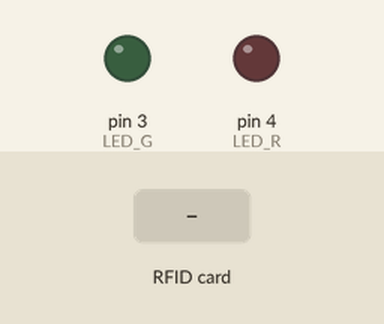
Bench run of a sketch on a simulated Arduino Mega 2560, built with avr-gcc and run on an emulated ATmega2560. On the bench: output pins drawn as LEDs (lit = HIGH). Inputs (shaded band) come from the test bench. Pins used as bus, display or sensor lines are not drawn.

Above: at 1.2 s.
1.3 s: RFID card D6 80 DB 1A held to the reader
At 2.3 s:
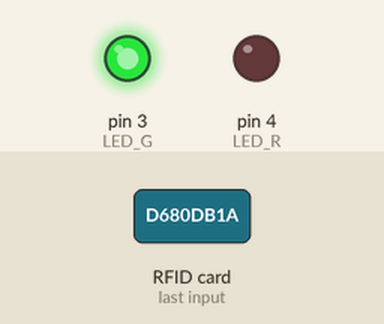
Timing chart, 0 to 7.8 s (numbered marks = the images above; inputs shaded):
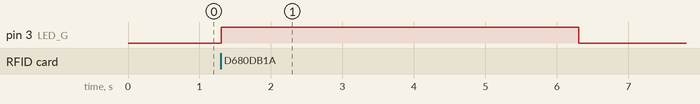

Measured:
- after the input at 1.3 s, pin 3 (LED_G): LOW → HIGH at once, → LOW 5.0 s later

The sketch:

rfid_payment.ino
```cpp
#include <SPI.h>
#include <MFRC522.h>
 //SCK to 13 MOSI to 11 MISO 12
#define SS_PIN 53 //SDA
#define RST_PIN 5
#define LED_G 3 //define green LED pin
#define LED_R 4 //define red LED
MFRC522 mfrc522(SS_PIN, RST_PIN);   // Create MFRC522 instance.

void setup()
{
  Serial.begin(9600);   // Initiate a serial communication
  SPI.begin();      // Initiate  SPI bus
  mfrc522.PCD_Init();   // Initiate MFRC522
  pinMode(LED_G, OUTPUT);
  pinMode(LED_R, OUTPUT);
//  pinMode(BUZZER, OUTPUT);
//  noTone(BUZZER);
//  Serial.println("Put your card to the reader...");
//  Serial.println();

}
void loop()
{
  // Look for new cards
  if ( ! mfrc522.PICC_IsNewCardPresent())
  {
    return;
  }
  // Select one of the cards
  if ( ! mfrc522.PICC_ReadCardSerial())
  {
    return;
  }
  //Show UID on serial monitor
//  Serial.print("UID tag :");
  String content= "";
//  byte letter;
  for (byte i = 0; i < mfrc522.uid.size; i++)
  {
//     Serial.print(mfrc522.uid.uidByte[i] < 0x10 ? " 0" : " ");
//     Serial.print(mfrc522.uid.uidByte[i], HEX);
     content.concat(String(mfrc522.uid.uidByte[i] < 0x10 ? " 0" : " "));
     content.concat(String(mfrc522.uid.uidByte[i], HEX));
  }
//  Serial.println();
//  Serial.print("Message : ");
  content.toUpperCase();
  if (content.substring(1) == "D6 80 DB 1A") //change here the UID of the card/cards that you want to give access
  {
//    Serial.println("Authorized access");
//    Serial.println();
//    delay(500);
    digitalWrite(LED_G, HIGH);
//    tone(BUZZER, 500);
//    delay(300);
//    noTone(BUZZER);
    delay(5000);
    digitalWrite(LED_G, LOW);
  }

 else   {
//    Serial.println(" Access denied");
    digitalWrite(LED_R, HIGH);
//    tone(BUZZER, 300);
    delay(1000);
    digitalWrite(LED_R, LOW);
//    noTone(BUZZER);
  }
}
```
